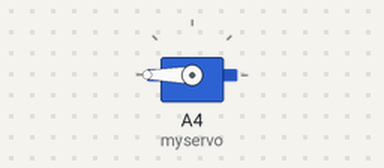
A sketch run on a simulated Arduino Uno, built with avr-gcc and run on an emulated ATmega328P. Parts: servo.

Above: at 0.05 s.
Timing chart, 0 to 3.0 s (numbered marks = the images above):
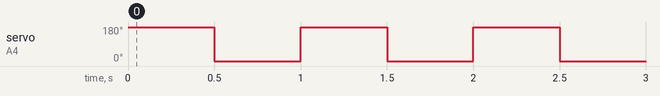

Measured:
- by itself, servo on A4 (myservo): alternates 180° for 0.50 s and 0° for 0.50 s

The sketch:

Simple_Micro-servo_code.ino
```cpp
#include <Servo.h> //Install the servo library (Should already be installed, however if not search for a library in manage libraries and add it in)

Servo myservo; //Create servo object

void setup() {
myservo.attach(A4); //Attach servo to pin A4, it is up to you where you want to attach it, make sure it has power, ground and signal
myservo.write(90); //Primary reset angle, after the Arduino resets, the starting angle is 90 degrees.
}

void loop() {
myservo.write(180); //Contraction angle
delay(500); //Delay for rotation, this can be altered
myservo.write(0); //Release angle (from a hardware perspective, the servo reaches 0, the finger will tilt forward making it seem that it is the primary reset angle
delay(500); //Delay for rotation, this can be altered.
}
```
